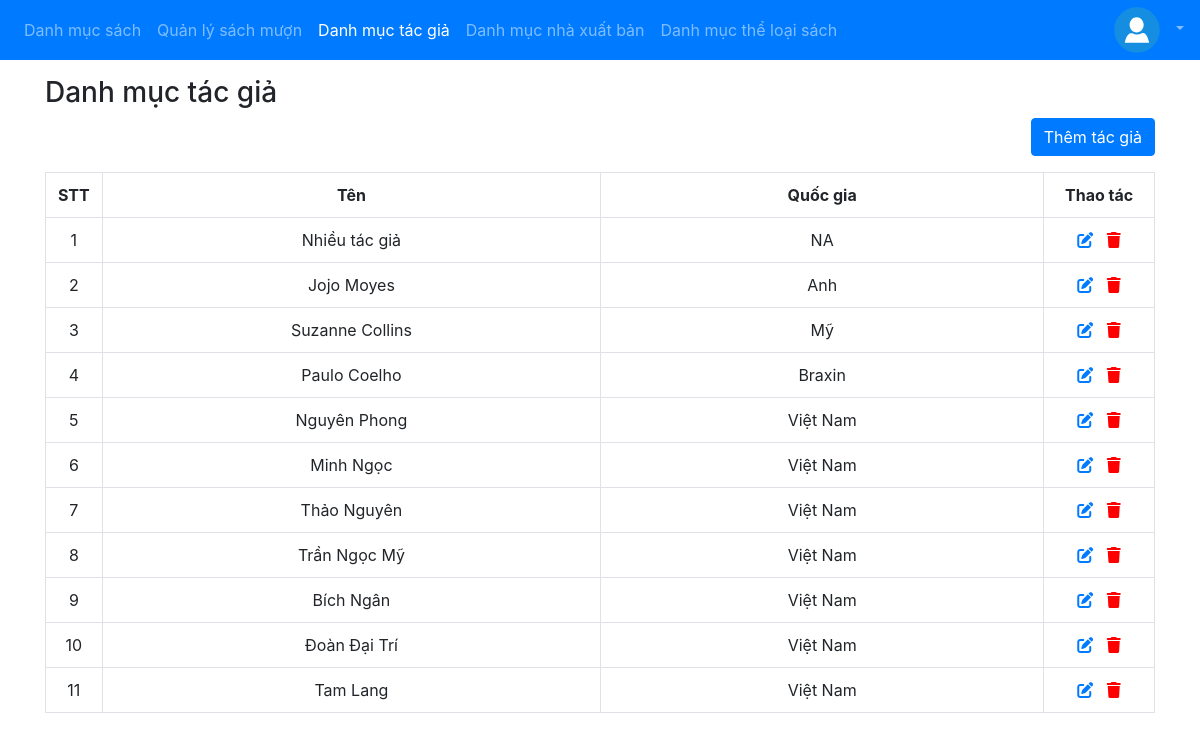
/staff/author_list (signed in), run on the app's committed database.
### app/models.py (models this page shows, shortened)
class Author(models.Model):
    name = models.CharField(max_length=50, verbose_name='Tên', unique=True)
    country = models.CharField(max_length=30, verbose_name="Quốc gia")

### app/views_staff.py (the view)
# urls.py: path('staff/author_list', views_staff.listAuthor, name='author-list'),
@login_required
def listAuthor(request):
    authors = Author.objects.all()
    return render(request, 'staff/author/list.html', {'authors': authors})

### app/templates/staff/author/list.html (shortened to what this page needs)
{% extends 'staff/base.html' %}
{% block navbar %}
{% with page=2 %}
{{ block.super }}
{% endwith %}
{% endblock %}
{% block content %}
<div class="container pt-3">
  <h3>Danh mục tác giả</h3>
  <div class="text-right mb-3">
    <a href='{% url "author-create" %}' class="btn btn-primary">Thêm tác giả</a>
  </div>
  {%if authors %}
  <table class="table table-bordered">
    <tr>
      <th style="width:5%" class="text-center">STT</th>
      <th style="width:45%" class="text-center">Tên</th>
      <th style="width:40%" class="text-center">Quốc gia</th>
      <th style="width:10%" class="text-center">Thao tác</th>
    </tr>
    {% for author in authors %}
    <tr>
      <td class="text-center">{{ forloop.counter }}</td>
      <td class="text-center">{{ author.name }}</td>
      <td class="text-center">{{ author.country }} </td>
      <td class="text-center">
        <a title="Chỉnh sửa"href='{% url "author-update" author.id %}'><i class="fas fa-edit"></i></a> &nbsp;
        <a title="Xóa" style="color:red" href='#' onclick="confirmDelete(this)" url='{% url "author-delete" author.id %}'>
          <i class="fas fa-trash"></i>
        </a>
      </td>
    </tr>
    {% endfor %}
  </table>
  {% else %}
  <p>Không có dữ liệu</p>
  {% endif %}
</div>
{% endblock %}

### data on the page
Author: name "Nhiều tác giả", country "NA"
Author: name "Jojo Moyes", country "Anh"
Author: name "Suzanne Collins", country "Mỹ"
Author: name "Paulo Coelho", country "Braxin"
Author: name "Nguyên Phong", country "Việt Nam"
Author: name "Minh Ngọc", country "Việt Nam"
Author: name "Thảo Nguyên", country "Việt Nam"
Author: name "Trần Ngọc Mỹ", country "Việt Nam"
Author: name "Bích Ngân", country "Việt Nam"
Author: name "Đoàn Đại Trí", country "Việt Nam"
Author: name "Tam Lang", country "Việt Nam"
